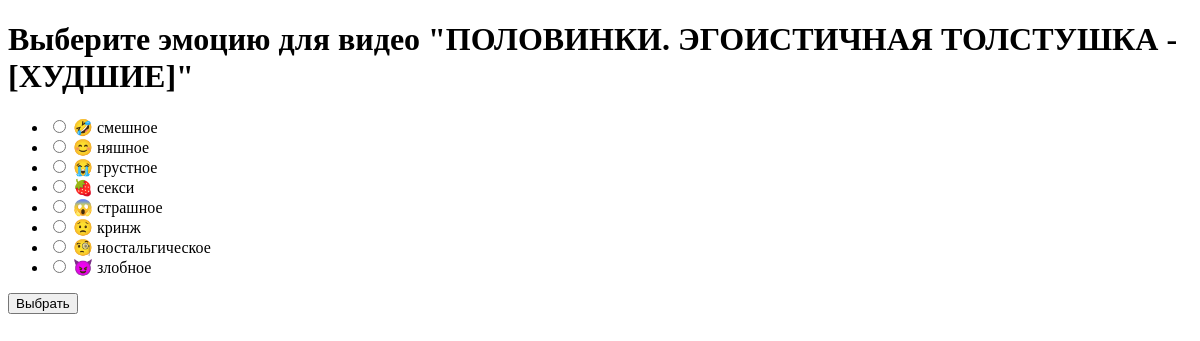
Page /select_emotion/5/ (signed in) on the earlier database version.
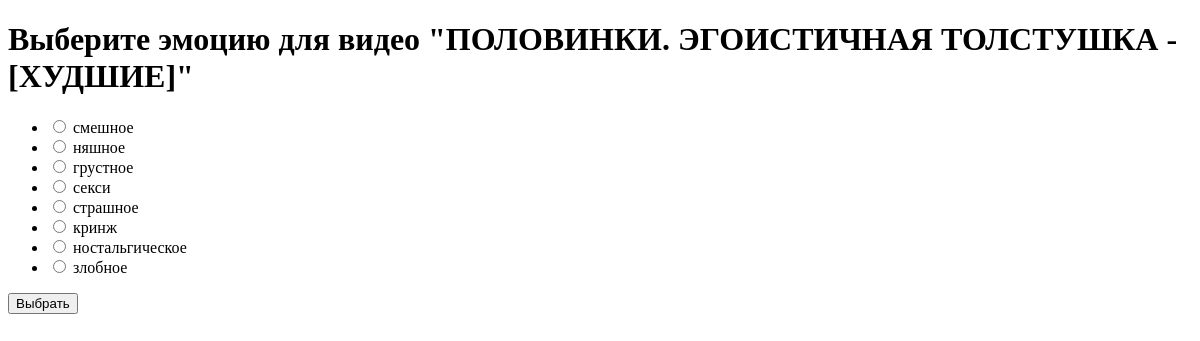
Same page on the later database version.
### core/models.py (models this page shows, shortened)
class Content(models.Model):
    title = models.CharField(max_length=255)  # заголовок видео
    url = models.CharField(max_length=255, blank=True)  # URL видео на Youtube
    emotions = models.ManyToManyField('Emotion', through='ContentEmotion')  # связь многие ко многим

class Emotion(models.Model):
    codename = models.CharField(max_length=30, unique=True) # Name in english to use in code - funny
    name = models.CharField(max_length=50, default="null")  # Name to use for UI - смешное
    emoji = models.CharField(max_length=50, blank=True)     # Emoji in text format - 🤣

### core/views.py (the view)
# urls.py: path('select_emotion/<int:video_id>/', views.select_emotion, name='select_emotion'),
@login_required
def select_emotion(request, video_id):
    video = get_object_or_404(Content, id=video_id)
    emotions = Emotion.objects.all()
    if request.method == 'POST':
        selected_emotion_id = request.POST.get('emotion_id')
        selected_emotion = get_object_or_404(Emotion, id=selected_emotion_id)
        video_emotion = ContentEmotion(video=video, emotion=selected_emotion, user=request.user)
        video_emotion.save()
        return redirect('video_details', video_id=video_id)
    return render(request, 'core/select_emotion.html', {'video': video, 'emotions': emotions})

### templates/core/select_emotion.html (shortened to what this page needs)
<!DOCTYPE html>
<html>
<head>
</head>
<body>
    <h1>Выберите эмоцию для видео "{{ video.title }}"</h1>
    <form method="post">
        <ul>
            {% for emotion in emotions %}
                <li>
                    <input type="radio" name="emotion_id" value="{{ emotion.id }}"> {{ emotion.name }}
                </li>
            {% endfor %}
        </ul>
        <input type="submit" value="Выбрать">
    </form>
</body>
</html>

Differences in the rows shown:
changed Emotion: name "🤣 смешное" → "смешное"
changed Emotion: name "😊 няшное" → "няшное"
changed Emotion: name "😭 грустное" → "грустное"
changed Emotion: name "🍓 секси" → "секси"
changed Emotion: name "😱 страшное" → "страшное"
changed Emotion: name "😟 кринж" → "кринж"
changed Emotion: name "🧐 ностальгическое" → "ностальгическое"
changed Emotion: name "😈 злобное" → "злобное"
